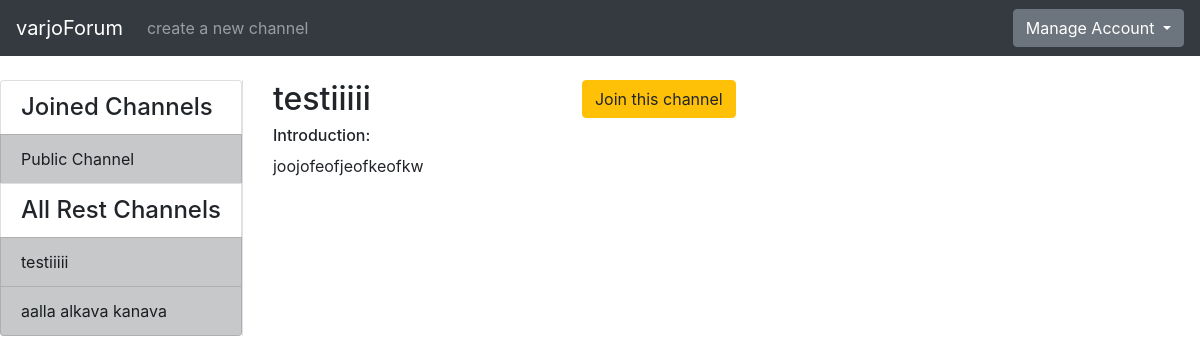
/channels/2/ (signed in), run on the app's committed database.
### application/channels/models.py (models this page shows, shortened)
class Channel(Base):
    name = db.Column(db.String(144), nullable=False)
    introduction = db.Column(db.Text, nullable=False)
    messages = db.relationship("Message", backref='Channel', lazy=True)
    accounts = db.relationship('Account', secondary=accounts, lazy='subquery',
        backref=db.backref('channels', lazy=True))
    @staticmethod
    def get_my_channels(account_id):
        stmt = text("SELECT Channel.id, Channel.name"
                    " FROM Channel, Account, Accounts"
                    " WHERE Channel.id = Accounts.channel_id"
                    " AND Account.id = Accounts.account_id"
                    " AND Account.id = :account_id").params(account_id=account_id)
        res = db.engine.execute(stmt)
        response = []
        for row in res:
            response.append({"channel_id":row[0], "channel_name":row[1]})
        return response
    @staticmethod
    def get_channels_where_not_in(account_id):
        stmt = text("SELECT channel.id, channel.name"
                    " FROM Channel"
                    " WHERE Channel.id NOT IN ("
                        " SELECT Channel.id"
                            " FROM Channel, Account, Accounts"
                            " WHERE Channel.id = Accounts.channel_id"
                            " AND Account.id = Accounts.account_id"
                            " AND Account.id = :account_id"
                    " )").params(account_id=account_id)
        res = db.engine.execute(stmt)
        response = []
        for row in res:
            response.append({"id":row[0], "name":row[1]})
        return response
    @staticmethod
    def is_joined(channel_id, account_id):
        stmt = text("SELECT Channel.id"
                    " FROM Channel, Account, Accounts"
                    " WHERE Channel.id = :channel_id"
                    " AND Channel.id = Accounts.channel_id"
                    " AND Account.id = :account_id"
                    " AND Account.id = Accounts.account_id").params(channel_id=channel_id, account_id=account_id)
        res = db.engine.execute(stmt)
        response = False
        for row in res:
            if row[0] == int(channel_id):
                response = True
        return response

### application/channels/views.py (the view)
@app.route("/channels/<channel_id>/", methods=["GET"])
@login_required
def one_channel_index(channel_id):
    if channel_id == "1":
        return redirect(url_for("index"))
    return render_template("channels/channel.html", messageform = MessageForm(), channel = Channel.query.get(channel_id),
        que = Message.count_how_many_comments(channel_id), my_channels=Channel.get_my_channels(current_user.id),
        all_channels=Channel.get_channels_where_not_in(current_user.id), allready_join = Channel.is_joined(channel_id, current_user.id))

### application/__init__.py (called while the page is built)
@login_manager.user_loader
def load_user(account_id):
  return Account.query.get(account_id)

### application/messages/models.py (called while the page is built)
  @staticmethod
  def count_how_many_comments(channel_id):
    stmt = text("SELECT Channel.id, Message.id, Channel.name, Message.body, COUNT(Comment.id), Message.writer, Message.date_created"
                    " FROM Channel, Message"
                    " LEFT JOIN Comment ON Message.id = Comment.message_id"
                    " WHERE Channel.id = Message.channel_id"
                        " and Channel.id = :channel_id"
                    " GROUP BY Channel.id, Message.id").params(channel_id=channel_id)
    res = db.engine.execute(stmt)
    response = []
    for row in res:
        response.append({"channel_id":row[0], "message_id":row[1], "channel_name":row[2], "body":row[3], "comment_count":row[4], "writer":row[5], "date":row[6], })
    return response

### application/templates/channels/channel.html (shortened to what this page needs)
{% extends "layout.html" %}
{% block body %}
<div class="container">
  <div class="row">
    <div class="col">
      <h2>{{ channel.name }}</h2>
      <h6>Introduction:</h6>
      <p>{{ channel.introduction }}</p>
    </div>
    <div class="col">
      {% if allready_join == False %}
      <form method="POST" action="{{ url_for('channels_join', channel_id=channel.id) }}">
        <button type="submit" class="btn btn-warning">Join this channel</button>
      </form>
      {% endif %}
    </div>
    <div class="col">
    </div>
  </div>
  <div class="row">
  </div>
</div>
{% endblock %}

### application/templates/layout.html (shortened to what this page needs)
<!DOCTYPE html>
  <html>
    <head>
      <link rel="stylesheet" href="https://maxcdn.bootstrapcdn.com/bootstrap/4.0.0/css/bootstrap.min.css">
    </head>
    <body>
      <nav class="navbar navbar-expand-md navbar-dark bg-dark mb-4">
        <a class="navbar-brand" href="{{ url_for('index') }}">varjoForum</a>
        <div class="collapse navbar-collapse" id="navbarCollapse">
          <ul class="navbar-nav mr-auto">
            {% if current_user.is_authenticated %}
            <li class="nav-item">
              <a class="nav-link" href="{{ url_for('channel_form') }}">create a new channel</a>
            </li>
            {% endif %}
          </ul>
            <div class="btn-group">
              <button type="button" class="btn btn-secondary dropdown-toggle" data-toggle="dropdown" aria-haspopup="true" aria-expanded="false">
                {% if current_user.is_authenticated %}
                  Manage Account
                {% else %}
                  Login
                {% endif %}
              </button>
            </div>
        </div>
      </nav>
      <div class="container-fluid" >
        <div class="row">
            <div class="border-right">
              <div class="col-sx" >
                <div style="float: left">
                  <div class="list-group">
                  {% if current_user.is_authenticated %}
                    {% if my_channels %}
                    <h4 class="list-group-item">Joined Channels</h4>
                    {% endif %}
                    {% for my_channel in my_channels %}
                        <a href="{{ url_for('one_channel_index', channel_id=my_channel.channel_id) }}" class="list-group-item list-group-item-action list-group-item-dark">
                        {{ my_channel.channel_name }}
                        </a>
                    {% endfor %}
                    <h4 class="list-group-item">All Rest Channels</h4>
                {% else %}
                {% if all_channels %}
                <h4 class="list-group-item">All Channels</h4>
                {% endif %}
                {% endif %}
                {% for channel in all_channels %}
                <a href="{{ url_for('one_channel_index', channel_id=channel.id) }}" class="list-group-item list-group-item-action list-group-item-dark">
                  {{ channel.name }}
                </a>
                {% endfor %}
              </div>
              </div>
              </div>
          </div>
          <div class="col">
            {% block body %}{% endblock %}
          </div>
        </div>
    </body>
  </html>

### data on the page
Channel: channel_name "Public Channel"
Channel: name "testiiiii", introduction "joojofeofjeofkeofkw"
Channel: name "aalla alkava kanava"
